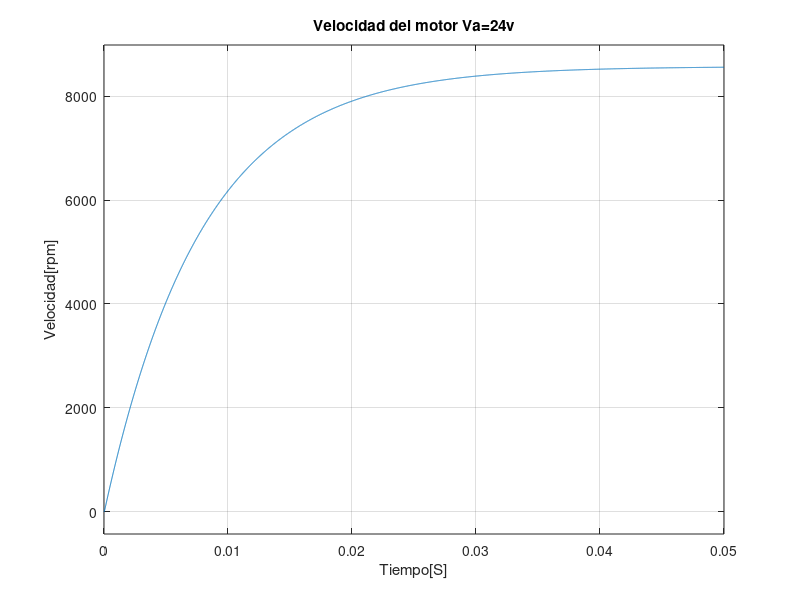

This figure's MATLAB source:
clear; close all; clc

pkg load control

R=35;
L=0.92e-3;

Kt=26.7e-3;

Ke=2.8/(1000*2*pi/60);

J=1.6e-7;
b=0;

num=Kt;
den=[J*L J*R+b*L  b*R+Kt*Ke];

G=tf(num,den)

Va=24; %tension de entrada
G_rpm=G*60/(2*pi);
figure
step(Va*G_rpm)
grid on

title('Velocidad del motor Va=24v')
xlabel('Tiempo[S]')
ylabel('Velocidad[rpm]')

fprintf('Polos del motor')
pole(G)

rpm_datasheet=8550;
rpm_modelo=dcgain(Va*G_rpm)
error=abs(rpm_modelo-rpm_datasheet)*100/rpm_datasheet

%Verificacion con Corriente en Vacio
IO=3.3e-3;

EO=Va-R*IO;

fprintf("Velocidad usando IO:")
rpm_IO=(EO/Ke)*60/(2*pi)
